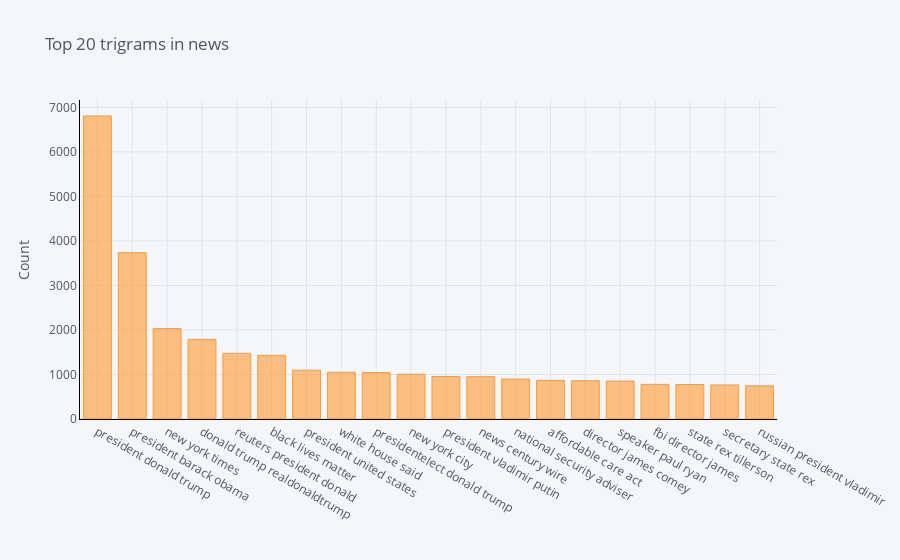

The cell this chart's notebook holds for it:
### Code cell
#Function to get top trigram words
def get_top_n_trigram(corpus, n=None):
    vec = CountVectorizer(ngram_range=(3, 3), stop_words='english').fit(corpus)
    bag_of_words = vec.transform(corpus)
    sum_words = bag_of_words.sum(axis=0) 
    words_freq = [(word, sum_words[0, idx]) for word, idx in vec.vocabulary_.items()]
    words_freq =sorted(words_freq, key = lambda x: x[1], reverse=True)
    return words_freq[:n]

#Calling function and return only top 20 words
common_words = get_top_n_trigram(clean_news['news'], 20)

#Printing word and their respective frequencies
for word, freq in common_words:
    print(word, freq)

#Creating a dataframe with words and count
df6 = pd.DataFrame(common_words, columns = ['news' , 'count'])

#Grouping the words and plotting their frequencies
df6.groupby('news').sum()['count'].sort_values(ascending=False).iplot(
    kind='bar', yTitle='Count', linecolor='black', title='Top 20 trigrams in news')

### Figure 1 — Plotly figure (JSON) as saved in the notebook; plotly's stock layout.template omitted (floating-point values rounded to 4 significant figures)
{"data": [{"marker": {"color": "rgba(255, 153, 51, 0.6)", "line": {"color": "rgba(255, 153, 51, 1.0)", "width": 1}}, "name": "count", "orientation": "v", "text": "", "type": "bar", "x": ["president donald trump", "president barack obama", "new york times", "donald trump realdonaldtrump", "reuters president donald", "black lives matter", "president united states", "white house said", "presidentelect donald trump", "new york city", "president vladimir putin", "news century wire", "national security adviser", "affordable care act", "director james comey", "speaker paul ryan", "fbi director james", "state rex tillerson", "secretary state rex", "russian president vladimir"], "y": [6808, 3735, 2034, 1790, 1476, 1431, 1096, 1050, 1043, 1006, 955, 951, 898, 868, 860, 851, 778, 775, 765, 745]}], "layout": {"legend": {"bgcolor": "#F5F6F9", "font": {"color": "#4D5663"}}, "paper_bgcolor": "#F5F6F9", "plot_bgcolor": "#F5F6F9", "title": {"font": {"color": "#4D5663"}, "text": "Top 20 trigrams in news"}, "xaxis": {"gridcolor": "#E1E5ED", "linecolor": "black", "showgrid": true, "tickfont": {"color": "#4D5663"}, "title": {"font": {"color": "#4D5663"}, "text": ""}, "zerolinecolor": "#E1E5ED"}, "yaxis": {"gridcolor": "#E1E5ED", "linecolor": "black", "showgrid": true, "tickfont": {"color": "#4D5663"}, "title": {"font": {"color": "#4D5663"}, "text": "Count"}, "zerolinecolor": "#E1E5ED"}}}
